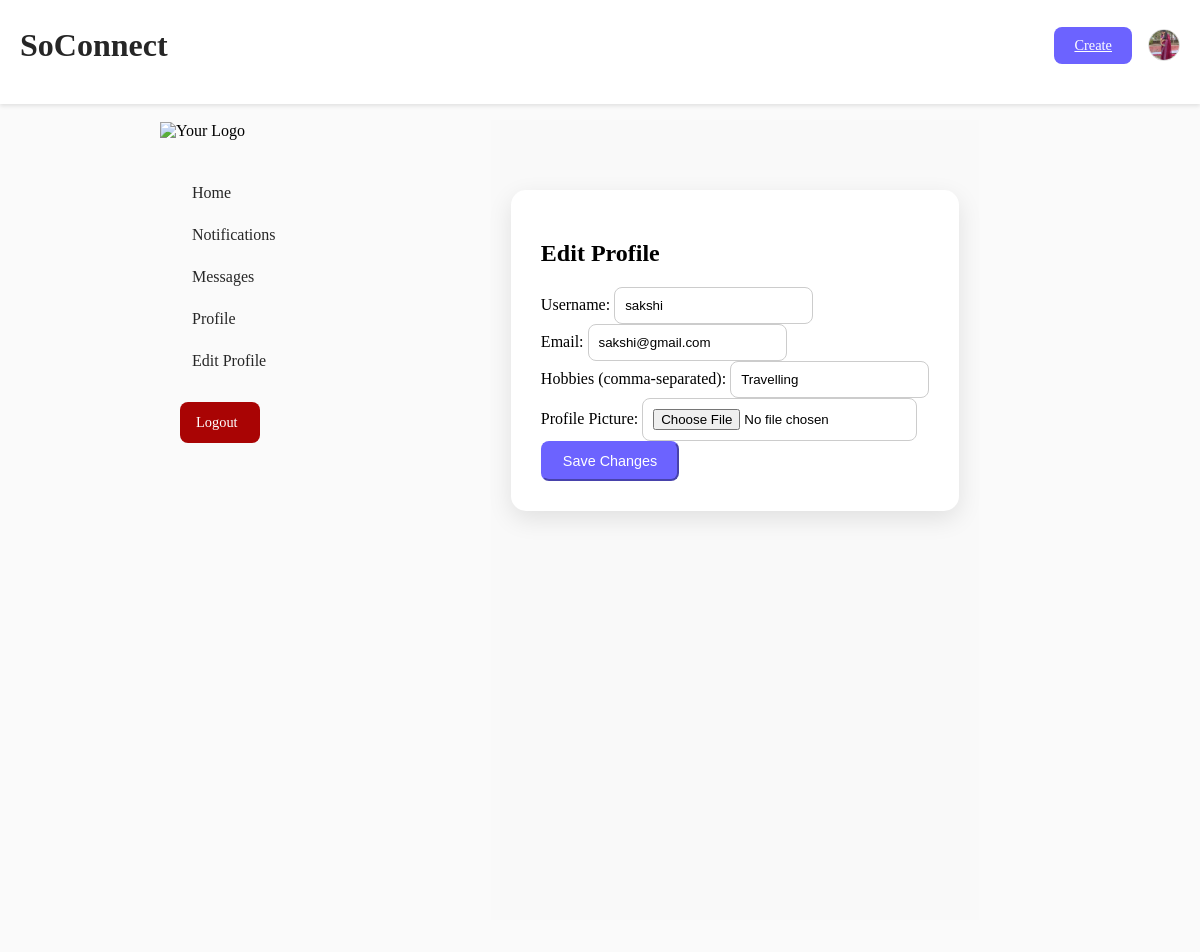
The app's page /users/profile/sakshi/edit/ (signed in) with its own data.
### users/models.py (models this page shows, shortened)
class CustomUser(AbstractUser):
    hobbies = models.CharField(max_length=255, blank=True, null=True)

class Profile(models.Model):
    user = models.OneToOneField(settings.AUTH_USER_MODEL, on_delete=models.CASCADE, related_name="profile")
    hobbies = models.ManyToManyField(Hobby, related_name='profiles', blank=True)
    image = models.ImageField(upload_to="profile_pics/", default="default.jpg")

class Hobby(models.Model):
    name = models.CharField(max_length=255)

### users/views.py (the view, shortened to what this page needs)
# urls.py: path("profile/<str:username>/edit/", edit_profile, name="edit_profile"), # Keep username for edit
@login_required
def edit_profile(request, username):
    user = get_object_or_404(User, username=username)
    profile, created = Profile.objects.get_or_create(user=user)
    return render(request, "edit_profile.html", {
        "user": user,
        "profile": profile,
        "profile_hobbies": ", ".join([hobby.name for hobby in profile.hobbies.all()]),
    })

### templates/edit_profile.html (shortened to what this page needs)
{% extends 'base.html' %}
{% load static %}
{% block content %}
<div class="content">
    <div class="create-post-container">
        <h2 class="text-center mb-4">Edit Profile</h2>
        <form method="POST" enctype="multipart/form-data">
            <div class="form-group">
                <label for="username">Username:</label>
                <input type="text" class="form-control" id="username" name="username" value="{{ user.username }}" required>
            </div>
            <div class="form-group">
                <label for="email">Email:</label>
                <input type="email" class="form-control" id="email" name="email" value="{{ user.email }}" required>
            </div>
            <div class="form-group">
                <label for="hobbies">Hobbies (comma-separated):</label>
                <input type="text" class="form-control" id="hobbies" name="hobbies" value="{{ profile_hobbies }}">
            </div>
            <div class="form-group">
                <label for="profile_picture">Profile Picture:</label>
                <input type="file" class="form-control" id="profile_picture" name="profile_picture">
            </div>
            <button type="submit" class="btn btn-primary">Save Changes</button>
        </form>
    </div>
</div>
{% endblock %}

### templates/base.html (shortened to what this page needs)
{% load static %}
<!DOCTYPE html>
<html lang="en">
<head>
    <link rel="stylesheet" href="https://unicons.iconscout.com/release/v2.1.6/css/unicons.css">
    <link rel="stylesheet" href="{% static 'css/base-style.css' %}">
    <link rel="stylesheet" href="https://cdnjs.cloudflare.com/ajax/libs/font-awesome/5.15.4/css/all.min.css">
</head>
<body>
    <nav>
        <div class="container">
            <h2 class="logo">SoConnect</h2>
            <div class="create">
                <a href="{% url 'create_post' %}" class="btn btn-primary">Create</a>
                <div class="profile-photo">
                    {% if request.user.profile.image %}
                        <img src="{{ request.user.profile.image.url }}" alt="Profile">
                    {% else %}
                        <img src="{% static 'images/default-profile.jpg' %}" alt="Profile">
                    {% endif %}
                </div>
            </div>
        </div>
    </nav>
    <main>
        <div class="container">
            <div class="row">
                <div class="col-md-3">
                    <div class="left">
                        <div class="logo-container">
                            <img src="{% static 'assets1/soconnectlogo-2.png' %}" alt="Your Logo" class="logo">
                        </div>
                        <a href="{% url 'dashboard' %}"> Home</a>
                        <a href="{% url 'notifications' %}"> Notifications</a>
                        <a href="#"> Messages</a>
                        <a href="{% url 'profile' username=request.user.username %}">Profile</a>
                        <a href="{% url 'edit_profile' username=request.user.username %}">Edit Profile</a>
                        <a href="{% url 'index' %}" class="btn btn-danger" style="color: white;">Logout</a>
                    </div>
                </div>
                <div class="col-md-9">
                    {% block content %}{% endblock %}
                </div>
            </div>
        </div>
    </main>
</body>
</html>

### static/css/base-style.css (style rules this page uses)
*, *::before, *::after { box-sizing: border-box; }
html, body { margin: 0; padding: 0; height: 100%; overflow-x: hidden; }
nav { position: fixed; top: 0; left: 0; width: 100%; z-index: 10; height: 6.5rem; background-color: #fff; box-shadow: 0 2px 4px rgba(0, 0, 0, 0.1); }
nav .container { display: flex; justify-content: space-between; align-items: center; max-width: 1200px; margin: 0 auto; padding: 0 20px; }
nav .logo { font-family: 'Billabong', cursive; font-size: 2rem; margin-right: 2rem; color: #262626; }
.create { display: flex; align-items: center; gap: 1rem; }
.btn-primary { background-color: #0095f6; color: #fff; padding: 0.5rem 1rem; border-radius: 4px; font-size: 0.9rem; font-weight: 600; }
.profile-photo { width: 2rem; height: 2rem; border-radius: 50%; overflow: hidden; border: 1px solid #dbdbdb; }
.profile-photo img { width: 100%; height: 100%; object-fit: cover; }
main { margin-top: 6.5rem; background-color: #fafafa; padding: 2rem; padding-top: 1rem; min-height: calc(100vh - 6.5rem); box-sizing: border-box; display: flex; flex-direction: row; justify-content: flex-start; overflow-y: hidden; }
main .container { display: flex; flex-direction: row; justify-content: center; max-width: 1200px; margin: 0 auto; padding: 0 20px; }
.row { display: flex; flex-direction: row; justify-content: flex-start; }
.left { width: 250px; position: fixed; top:6.6rem; left: 10rem; margin-right: 2rem; margin-top: 1rem; height: calc(100vh - 5rem); overflow-y: auto; }
.left .logo-container { margin-bottom: 2rem; }
.left .logo { max-width: 150px; }
.left a { display: flex; align-items: center; padding: 0.75rem 1rem; border-radius: 8px; color: #262626; font-weight: 500; text-decoration: none; transition: background-color 0.2s ease; }
.btn-danger { background-color: rgb(169, 4, 4); color: #fff; padding: 0.5rem 1rem; border: 5px; font-size: 0.9rem; font-weight: 600; width: 80px; margin-left: 20px; margin-top: 20px; }

### templates/edit_profile.html (style rules this page uses)
.content { margin-left: 270px; padding: 20px; background-color: #f9f9f9; min-height: 100vh; }
.create-post-container { background: #fff; padding: 30px; border-radius: 15px; box-shadow: 0 8px 25px rgba(0, 0, 0, 0.1); max-width: 700px; margin: auto; margin-top: 50px; }
.form-control { padding: 10px; border-radius: 8px; border: 1px solid #ccc; padding: 10px; }
.btn-primary { background-color: #6c63ff; border-color: #6c63ff; border-radius: 8px; padding: 10px 20px; font-weight: 500; transition: 0.3s ease; }

### records on screen
CustomUser: user.profile.image (picture), username "sakshi", email "sakshi@gmail.com"
Hobby: hobbies "Travelling"
